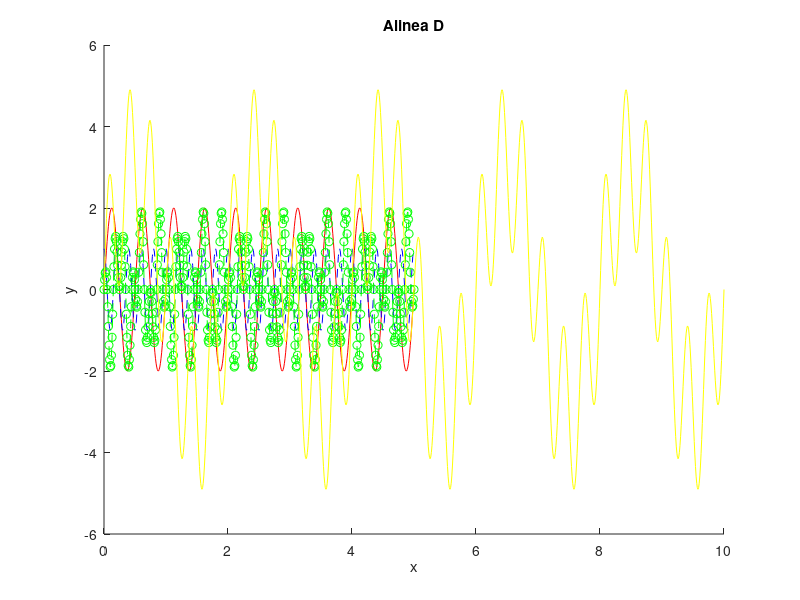

This figure's MATLAB source:
T = 0.01

% THICKER LINE?? how

hold on

% Alinea A
ta = 0:T:5;
ya = 2 * sin(4 * pi * ta);

plot(ta, ya, 'r');

title('Alinea A');
xlabel('x');
ylabel('y');


% Alinea B
tb = 0:T:5;
yb = cos(10 * pi * tb);

plot(tb, yb, 'b--');
p(2).LineWidth = 4;

title('Alinea B');
xlabel('x');
ylabel('y');


% Alinea C
tc = 0:T:5;
yc = ya.*yb;

plot(tc, yc, 'g--o');

title('Alinea C');
xlabel('x');
ylabel('y');


% Alinea D
td = 0:T:10;
yd = 3 * sin(pi * td) + 2 * sin(6 * pi * td);

plot(td, yd, 'y');
p(4).LineWidth = 2;

title('Alinea D');
xlabel('x');
ylabel('y');

hold off
